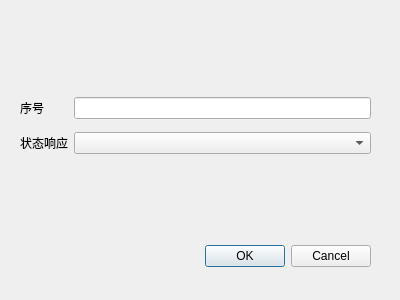
<?xml version="1.0" encoding="UTF-8"?>
<ui version="4.0">
 <class>Dialog</class>
 <widget class="QDialog" name="Dialog">
  <property name="geometry">
   <rect>
    <x>0</x>
    <y>0</y>
    <width>400</width>
    <height>300</height>
   </rect>
  </property>
  <property name="windowTitle">
   <string>Dialog</string>
  </property>
  <widget class="QDialogButtonBox" name="buttonBox">
   <property name="geometry">
    <rect>
     <x>30</x>
     <y>240</y>
     <width>341</width>
     <height>32</height>
    </rect>
   </property>
   <property name="orientation">
    <enum>Qt::Horizontal</enum>
   </property>
   <property name="standardButtons">
    <set>QDialogButtonBox::Cancel|QDialogButtonBox::Ok</set>
   </property>
  </widget>
  <widget class="QWidget" name="layoutWidget">
   <property name="geometry">
    <rect>
     <x>20</x>
     <y>90</y>
     <width>351</width>
     <height>71</height>
    </rect>
   </property>
   <layout class="QGridLayout" name="gridLayout">
    <item row="1" column="1">
     <widget class="QComboBox" name="StatusComboBox"/>
    </item>
    <item row="1" column="0">
     <widget class="QLabel" name="label">
      <property name="text">
       <string>状态响应</string>
      </property>
     </widget>
    </item>
    <item row="0" column="0">
     <widget class="QLabel" name="label_5">
      <property name="text">
       <string>序号</string>
      </property>
     </widget>
    </item>
    <item row="0" column="1">
     <widget class="QLineEdit" name="SequencelineEdit"/>
    </item>
   </layout>
  </widget>
 </widget>
 <resources/>
 <connections>
  <connection>
   <sender>buttonBox</sender>
   <signal>accepted()</signal>
   <receiver>Dialog</receiver>
   <slot>accept()</slot>
   <hints>
    <hint type="sourcelabel">
     <x>248</x>
     <y>254</y>
    </hint>
    <hint type="destinationlabel">
     <x>157</x>
     <y>274</y>
    </hint>
   </hints>
  </connection>
  <connection>
   <sender>buttonBox</sender>
   <signal>rejected()</signal>
   <receiver>Dialog</receiver>
   <slot>reject()</slot>
   <hints>
    <hint type="sourcelabel">
     <x>316</x>
     <y>260</y>
    </hint>
    <hint type="destinationlabel">
     <x>286</x>
     <y>274</y>
    </hint>
   </hints>
  </connection>
 </connections>
</ui>
